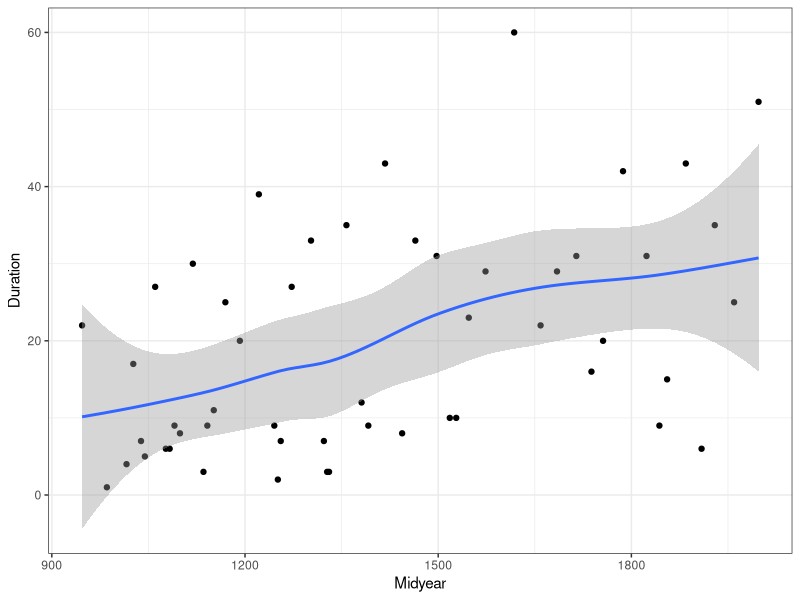

Source code (R):
## ---- chunk 1
knitr::opts_chunk$set(echo = TRUE)
## ---- chunk 2
# FILL IN THE CODE BELOW and review the outputs
library(tidyverse)
kings1 <- read.csv("kings.csv")

kings2 <- read_csv("kings.csv",na=c("NULL",""))

kings3 <- read.csv2("kings.csv")

kings4 <- read_csv2("kings.csv")
## ---- chunk 3
# COMPLETE THE BLANKS BELOW WITH YOUR CODE, then turn the 'eval' flag in this chunk to TRUE.
kings<-kings2
class(kings1)
class("kings2")
class(kings3)
class(kings4)

ncol(kings1)
ncol(kings2)
ncol(kings3)
ncol(kings4)


head(kings1)
head(kings2)
head(kings3)
head(kings4)

## ---- chunk 4
# YOUR CODE
na.omit("kings.csv")
kings_duration<-kings2 %>% 
  select(Name, Start_year, End_year) %>% 
  mutate(duration = End_year - Start_year, na.rm=TRUE)
## ---- chunk 5
# YOUR CODE
kings %>% 
  filter(!is.na(Start_year)) %>% 
  mutate(Duration = End_year - Start_year) %>% 
  summarise((average=mean(Duration, na.rm=TRUE)))
## ---- chunk 6
# YOUR CODE
filter(kings_duration,duration>19.57692)
count(filter(kings_duration,duration>19.57692))
## ---- chunk 7
# YOUR CODE
kings %>% 
  mutate(duration = End_year - Start_year) %>% 
  arrange(desc(duration)) %>% 
  slice(1:3) %>% 
  mutate(Days=duration*365) %>% 
  select(Name,duration, Days)

## ---- chunk 8
# YOUR CODE
kings %>% 
  mutate(Duration=End_year - Start_year) %>% 
  mutate(Midyear = Start_year + Duration/2) %>% 
  ggplot(aes(x = Midyear, y = Duration))+
  geom_point()+
  geom_smooth()+
  theme_bw()
